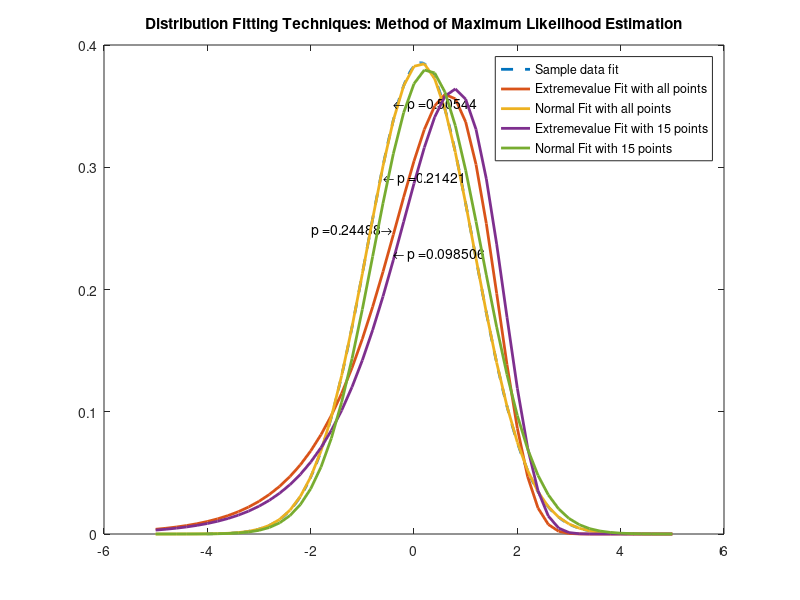
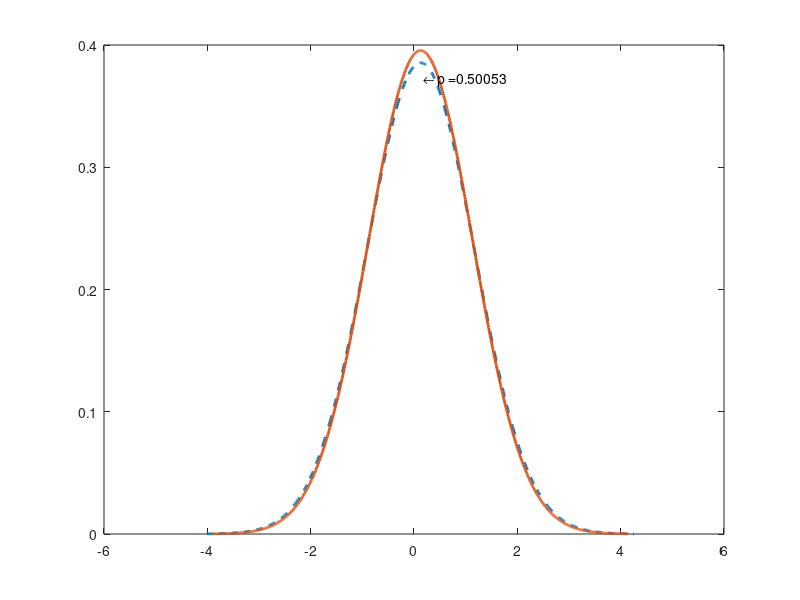

Recreate these plots in MATLAB, in order. (Note: this script raises an error after producing the figures.)
clear all
clc

%% Generating a randomn normal data set with mean 0 and STD 1

rng(5)
X = normrnd(0,1,20,1);
X_red = X(1:15,1);

data_mean = mean(X)
data_std = std(X)

figure(1)
mu_data = data_mean;
sigma_data = data_std;
x_data = mu_data-(4*sigma_data):0.01:mu_data+(4*sigma_data);
y_data = normpdf(x_data,mu_data,sigma_data);
plot(x_data,y_data,'--','LineWidth',2)
hold on

%% Method of Maximum Likelihood Estimation
%=========================================%

% Case 1: Considering the entire data set
%------------------------------------------%

% Case a: Assuming the data set to be Extremevalue distributed
MLE_Fit_1 = fitdist(X,'ExtremeValue')
[KStest_MLE_Fit_1,pval_MLE_Fit_1,ksstat_MLE_Fit_1,cv_MLE_Fit_1] = kstest(X,'CDF',MLE_Fit_1,'Alpha',0.01)
% [Ztest_MLE_Fit_1,pval_MLE_Fit_1,ci_MLE_Fit_1,zval_MLE_Fit_1] = ztest(X,...
%     MLE_Fit_1.mu, MLE_Fit_1.sigma, 'Tail', 'both', 'Alpha', 0.01)
x_values = -5:0.2:5;
y1 = pdf(MLE_Fit_1,x_values);
plot(x_values,y1,'LineWidth',2)
txt = ['p =' num2str(pval_MLE_Fit_1) '\rightarrow'];
text(-0.41,0.2481,txt,'HorizontalAlignment','right')
hold on

% Case b: Assuming the data set to be Gaussian distributed
MLE_Fit_2 = fitdist(X,'Normal')
[KStest_MLE_Fit_2,pval_MLE_Fit_2,ksstat_MLE_Fit_2,cv_MLE_Fit_2] = kstest(X,'CDF',MLE_Fit_2,'Alpha',0.01)
% [Ztest_MLE_Fit_2,pval_MLE_Fit_2,ci_MLE_Fit_2,zval_MLE_Fit_2] = ztest(X,...
%     MLE_Fit_2.mu, MLE_Fit_2.sigma, 'Tail', 'both', 'Alpha', 0.01)
y2 = pdf(MLE_Fit_2,x_values);
plot(x_values,y2,'LineWidth',2)
txt = ['\leftarrow p =' num2str(pval_MLE_Fit_2)];
text(-0.4,0.3511,txt)
hold on


% Case 2: Considering 15 points in the data set
%----------------------------------------------%

% Case a: Assuming the data set to be Extremevalue distributed
MLE_Fit_3 = fitdist(X_red,'ExtremeValue')
[KStest_MLE_Fit_3,pval_MLE_Fit_3,ksstat_MLE_Fit_3,cv_MLE_Fit_3] = kstest(X,'CDF',MLE_Fit_3,'Alpha',0.01)
% [Ztest_MLE_Fit_3,pval_MLE_Fit_3,ci_MLE_Fit_3,zval_MLE_Fit_3] = ztest(X,...
%     MLE_Fit_3.mu, MLE_Fit_3.sigma, 'Tail', 'both', 'Alpha', 0.01)
y3 = pdf(MLE_Fit_3,x_values);
plot(x_values,y3,'LineWidth',2)
txt = ['\leftarrow p =' num2str(pval_MLE_Fit_3)];
text(-0.4,0.2283,txt)
hold on

% Case b: Assuming the data set to be Gaussian distributed
MLE_Fit_4 = fitdist(X_red,'Normal')
[KStest_MLE_Fit_4,pval_MLE_Fit_4,ksstat_MLE_Fit_4,cv_MLE_Fit_4] = kstest(X,'CDF',MLE_Fit_4,'Alpha',0.01)
% [Ztest_MLE_Fit_4,pval_MLE_Fit_4,ci_MLE_Fit_4,zval_MLE_Fit_4] = ztest(X,...
%     MLE_Fit_4.mu, MLE_Fit_4.sigma, 'Tail', 'both', 'Alpha', 0.01)
y4 = pdf(MLE_Fit_4,x_values);
txt = ['\leftarrow p =' num2str(pval_MLE_Fit_4)];
text(-0.6,0.2906,txt)
plot(x_values,y4,'LineWidth',2)


title ('Distribution Fitting Techniques: Method of Maximum Likelihood Estimation')
legend ('Sample data fit','Extremevalue Fit with all points','Normal Fit with all points',...
    'Extremevalue Fit with 15 points','Normal Fit with 15 points')

%% Method of Moments
%==============================%

% Case 1: Assuming the data set follows a Gaussian distribution
% (considering all points)
%---------------------------------------------------------------%

figure(2)
mu_data = data_mean;
sigma_data = data_std;
x_data = mu_data-(4*sigma_data):0.01:mu_data+(4*sigma_data);
y_data = normpdf(x_data,mu_data,sigma_data);
plot(x_data,y_data,'--','LineWidth',2)
hold on

mean_MOM_Fit_1 = 0;
for loop = 1:20
    mean_MOM_Fit_1 = mean_MOM_Fit_1 + X(loop)/20;
end

var_MOM_Fit_1 = 0;
for loop = 1:20
    var_MOM_Fit_1 = var_MOM_Fit_1 + ((X(loop)- mean_MOM_Fit_1)^2)/20;
end

std_MOM_Fit_1 = sqrt(var_MOM_Fit_1);


mu_MOM_Fit_1 = mean_MOM_Fit_1;
sigma_MOM_Fit_1 = std_MOM_Fit_1;
% [Ztest_MOM_Fit_1,pval_MOM_Fit_1,ci_MOM_Fit_1,zval_MOM_Fit_1] = ztest(X,...
%     mean_MOM_Fit_1,std_MOM_Fit_1, 'Tail', 'both', 'Alpha', 0.01)
cdf_MOM_Fit_1 = [X,normcdf(X, mean_MOM_Fit_1, std_MOM_Fit_1)];
[KStest_MOM_Fit_1,pval_MOM_Fit_1,ksstat_MOM_Fit_1,cv_MOM_Fit_1] = kstest(X,'CDF',cdf_MOM_Fit_1,'Alpha',0.01)
x_MOM_Fit_1 = mu_MOM_Fit_1-(4*sigma_MOM_Fit_1):0.01:mu_MOM_Fit_1+(4*sigma_MOM_Fit_1);
y_MOM_Fit_1 = normpdf(x_MOM_Fit_1,mu_MOM_Fit_1,sigma_MOM_Fit_1);
plot(x_MOM_Fit_1,y_MOM_Fit_1,'LineWidth',2)
hold on
txt = ['\leftarrow p =' num2str(pval_MOM_Fit_1)];
text(0.1824,0.3718,txt)


% Case 2: Assuming the data set follows a Gaussian distribution
% (considering 15 points)
%---------------------------------------------------------------%
mean_MOM_Fit_2 = 0;
for loop = 1:15
    mean_MOM_Fit_2 = mean_MOM_Fit_2 + X_red(loop)/15;
end

var_MOM_Fit_2 = 0;
for loop = 1:15
    var_MOM_Fit_2 = var_MOM_Fit_2 + ((X_red(loop)- mean_MOM_Fit_2)^2)/15;
end

std_MOM_Fit_2 = sqrt(var_MOM_Fit_2);

mu_MOM_Fit_2 = mean_MOM_Fit_2;
sigma_MOM_Fit_2 = std_MOM_Fit_2;
% [Ztest_MOM_Fit_2,pval_MOM_Fit_2,ci_MOM_Fit_2,zval_MOM_Fit_2] = ztest(X,...
%     mean_MOM_Fit_2,std_MOM_Fit_2, 'Tail', 'both', 'Alpha', 0.01)
cdf_MOM_Fit_2 = [X_red,normcdf(X_red, mean_MOM_Fit_2, std_MOM_Fit_2)];
[KStest_MOM_Fit_2,pval_MOM_Fit_2,ksstat_MOM_Fit_2,cv_MOM_Fit_2] = kstest(X,'CDF',cdf_MOM_Fit_2,'Alpha',0.01)
x_MOM_Fit_2 = mu_MOM_Fit_2-(4*sigma_MOM_Fit_2):0.01:mu_MOM_Fit_2+(4*sigma_MOM_Fit_2);
y_MOM_Fit_2 = normpdf(x_MOM_Fit_2,mu_MOM_Fit_2,sigma_MOM_Fit_2);
plot(x_MOM_Fit_2,y_MOM_Fit_2,'LineWidth',2)
txt = ['\leftarrow p =' num2str(pval_MOM_Fit_2)];
text(-0.6743,0.2879,txt)


title ('Distribution Fitting Techniques: Method of Moments')
legend ('Sample data fit','Normal Fit considering all points', 'Normal Fit considering 15 points')


%% Method of L - Moments
%==============================%

% Case 1: Assuming the data set follows a Gaussian distribution
% (considering all points)
%---------------------------------------------------------------%

figure(3)
mu_data = data_mean;
sigma_data = data_std;
x_data = mu_data-(4*sigma_data):0.01:mu_data+(4*sigma_data);
y_data = normpdf(x_data,mu_data,sigma_data);
plot(x_data,y_data,'--','LineWidth',2)
hold on

mean_LMO_Fit_1 = data_mean;
std_LMO_Fit_1 = data_std/sqrt(pi);
mu_LMO_Fit_1 = mean_LMO_Fit_1;
sigma_LMO_Fit_1 = std_LMO_Fit_1;
cdf_LMO_Fit_1 = [X,normcdf(X, mean_LMO_Fit_1, std_LMO_Fit_1)];
[KStest_LMO_Fit_1,pval_LMO_Fit_1,ksstat_LMO_Fit_1,cv_LMO_Fit_1] = kstest(X,'CDF',cdf_LMO_Fit_1,'Alpha',0.01)
% [Ztest_LMO_Fit_1,pval_LMO_Fit_1,ci_LMO_Fit_1,zval_LMO_Fit_1] = ztest(X,...
%     mean_LMO_Fit_1,std_LMO_Fit_1, 'Tail', 'both', 'Alpha', 0.01)
x_LMO_Fit_1 = mu_LMO_Fit_1-(4*sigma_LMO_Fit_1):0.01:mu_LMO_Fit_1+(4*sigma_LMO_Fit_1);
y_LMO_Fit_1 = normpdf(x_LMO_Fit_1,mu_LMO_Fit_1,sigma_LMO_Fit_1);
plot(x_LMO_Fit_1,y_LMO_Fit_1,'LineWidth',2)
txt = ['\leftarrow p =' num2str(pval_LMO_Fit_1)];
text(0.1587,0.6218,txt)
hold on

% Case 2: Assuming the data set follows a Gaussian distribution
% (considering 15 points)
%---------------------------------------------------------------%
mean_LMO_Fit_2 = mean(X_red);
std_LMO_Fit_2 = std(X_red)/sqrt(pi);
mu_LMO_Fit_2 = mean_LMO_Fit_2;
sigma_LMO_Fit_2 = std_LMO_Fit_2;
cdf_LMO_Fit_2 = [X_red,normcdf(X_red, mean_LMO_Fit_2, std_LMO_Fit_2)];
[KStest_LMO_Fit_2,pval_LMO_Fit_2,ksstat_LMO_Fit_2,cv_LMO_Fit_2] = kstest(X,'CDF',cdf_LMO_Fit_2,'Alpha',0.01)
% [Ztest_LMO_Fit_2,pval_LMO_Fit_2,ci_LMO_Fit_2,zval_LMO_Fit_2] = ztest(X,...
%     mean_LMO_Fit_2,std_LMO_Fit_2, 'Tail', 'both', 'Alpha', 0.01)
x_LMO_Fit_2 = mu_LMO_Fit_2-(4*sigma_LMO_Fit_2):0.01:mu_LMO_Fit_2+(4*sigma_LMO_Fit_2);
y_LMO_Fit_2 = normpdf(x_LMO_Fit_2,mu_LMO_Fit_2,sigma_LMO_Fit_2);
plot(x_LMO_Fit_2,y_LMO_Fit_2,'LineWidth',2)
txt = ['\leftarrow p =' num2str(pval_LMO_Fit_2)];
text(-0.474,0.4569,txt)

title ('Distribution Fitting Techniques: Method of L - Moments')
legend ('Sample data fit','Normal Fit considering all points', 'Normal Fit considering 15 points')

%% Method of Maximum Spacing Estimation
%======================================%

% Case 1: Assuming the data set follows a Gaussian distribution
% (considering all points)
%---------------------------------------------------------------%

figure(4)
mu_data = data_mean;
sigma_data = data_std;
x_data = mu_data-(4*sigma_data):0.01:mu_data+(4*sigma_data);
y_data = normpdf(x_data,mu_data,sigma_data);
plot(x_data,y_data,'--','LineWidth',2)
hold on

% cdf_fun =  @(stat_var) (-1/16)*(erf((X(1) - stat_var(1))/(sqrt(2)*stat_var(2))) - erf((X(2) - stat_var(1))/(sqrt(2)*stat_var(2)))).*...
%     (erf((X(2) - stat_var(1))/(sqrt(2)*stat_var(2))) - erf((X(3) - stat_var(1))/(sqrt(2)*stat_var(2)))).*...
%     (erf((X(3) - stat_var(1))/(sqrt(2)*stat_var(2))) - erf((X(4) - stat_var(1))/(sqrt(2)*stat_var(2)))).*...
%     (erf((X(4) - stat_var(1))/(sqrt(2)*stat_var(2))) - erf((X(5) - stat_var(1))/(sqrt(2)*stat_var(2))));

X_sort = sort(X);
cdf_fun = @(stat_var) stat_var(1)*stat_var(2)/(stat_var(1)*stat_var(2));
for loop = 1:19
    cdf_fun = @(stat_var)cdf_fun(stat_var).*(-1/2)*(erf((X(loop) - stat_var(1))/(sqrt(2)*stat_var(2))) - erf((X(loop+1) - stat_var(1))/(sqrt(2)*stat_var(2))));
end
int = [5,5];
stat_var = fminsearch (cdf_fun, int)

mean_MSE_Fit_1 = - stat_var(1);
std_MSE_Fit_1 = - stat_var(2);
mu_MSE_Fit_1 = mean_MSE_Fit_1;
sigma_MSE_Fit_1 = std_MSE_Fit_1;
cdf_MSE_Fit_1 = [X,normcdf(X, mean_MSE_Fit_1, std_MSE_Fit_1)];
[KStest_MSE_Fit_1,pval_MSE_Fit_1,ksstat_MSE_Fit_1,cv_MSE_Fit_1] = kstest(X,'CDF',cdf_MSE_Fit_1,'Alpha',0.01)
x_MSE_Fit_1 = mu_MSE_Fit_1-(4*sigma_MSE_Fit_1):0.01:mu_MSE_Fit_1+(4*sigma_MSE_Fit_1);
y_MSE_Fit_1 = normpdf(x_MSE_Fit_1,mu_MSE_Fit_1,sigma_MSE_Fit_1);
plot(x_MSE_Fit_1,y_MSE_Fit_1,'LineWidth',2)
txt = ['\leftarrow p =' num2str(pval_MSE_Fit_1)];
text(0.5136,0.5502,txt)


title ('Distribution Fitting Techniques: Method of Maximum Spacing Estimation')
legend ('Sample data fit','Normal Fit considering all points')

%% Histogram
%============%

% Case 1: Considering all the points
%-------------------------------------%

figure(5)
mu_data = data_mean;
sigma_data = data_std;
x_data = mu_data-(4*sigma_data):0.01:mu_data+(4*sigma_data);
y_data = normpdf(x_data,mu_data,sigma_data);
plot(x_data,y_data,'--','LineWidth',2) 
hold on

Hist_Fit_1 = histogram(X,'Normalization','pdf');
Hist_Fit_1(1).FaceColor = [.8 .8 1];
bin_count = histcounts(X);
sum = 0;
for loop = 1:Hist_Fit_1.NumBins
    sum = sum + (Hist_Fit_1.BinEdges(loop) + 0.1*bin_count(loop));
end
mean_Hist_Fit_1 = sum / length(X);

var_Hist_Fit_1 = 0;
for loop = 1:Hist_Fit_1.NumBins
    var_Hist_Fit_1 = var_Hist_Fit_1 + ...
        (1/length(X))*(bin_count(loop)*((Hist_Fit_1.BinEdges(loop) - mean_Hist_Fit_1)^2));
end
std_Hist_Fit_1 = sqrt(var_Hist_Fit_1);

mu_Hist_Fit_1 = mean_Hist_Fit_1;
sigma_Hist_Fit_1 = std_Hist_Fit_1;
cdf_Hist_Fit_1 = [X,normcdf(X, mean_Hist_Fit_1, std_Hist_Fit_1)];
[KStest_Hist_Fit_1,pval_Hist_Fit_1,ksstat_Hist_Fit_1,cv_Hist_Fit_1] = kstest(X,'CDF',cdf_Hist_Fit_1,'Alpha',0.01)
x_Hist_Fit_1 = mu_Hist_Fit_1-(4*sigma_Hist_Fit_1):0.01:mu_Hist_Fit_1+(4*sigma_Hist_Fit_1);
y_Hist_Fit_1 = normpdf(x_Hist_Fit_1,mu_Hist_Fit_1,sigma_Hist_Fit_1);
plot(x_Hist_Fit_1,y_Hist_Fit_1,'LineWidth',2)
txt = ['\leftarrow p =' num2str(pval_Hist_Fit_1)];
text(1.198, 0.2169,txt)
hold on


% Case 2: Considering 15 points
%--------------------------------%

Hist_Fit_2 = histogram(X_red,'Normalization','pdf');
Hist_Fit_2(1).FaceColor = [.2 .2 .2];
bin_count = histcounts(X_red);
sum = 0;
for loop = 1:Hist_Fit_2.NumBins
    sum = sum + (Hist_Fit_2.BinEdges(loop) + 0.1*bin_count(loop));
end
mean_Hist_Fit_2 = sum / length(X_red);

var_Hist_Fit_2 = 0;
for loop = 1:Hist_Fit_2.NumBins
    var_Hist_Fit_2 = var_Hist_Fit_2 + ...
        (1/length(X_red))*(bin_count(loop)*((Hist_Fit_2.BinEdges(loop) - mean_Hist_Fit_2)^2));
end
std_Hist_Fit_2 = sqrt(var_Hist_Fit_2);

mu_Hist_Fit_2 = mean_Hist_Fit_2;
sigma_Hist_Fit_2 = std_Hist_Fit_2;
cdf_Hist_Fit_2 = [X_red,normcdf(X_red, mean_Hist_Fit_2, std_Hist_Fit_2)];
[KStest_Hist_Fit_2,pval_Hist_Fit_2,ksstat_Hist_Fit_2,cv_Hist_Fit_2] = kstest(X,'CDF',cdf_Hist_Fit_2,'Alpha',0.01)
x_Hist_Fit_2 = mu_Hist_Fit_2-(4*sigma_Hist_Fit_2):0.01:mu_Hist_Fit_2+(4*sigma_Hist_Fit_2);
y_Hist_Fit_2 = normpdf(x_Hist_Fit_2,mu_Hist_Fit_2,sigma_Hist_Fit_2);
plot(x_Hist_Fit_2,y_Hist_Fit_2,'LineWidth',2)
txt = ['\leftarrow p =' num2str(pval_Hist_Fit_2)];
text(2.364,0.09224,txt)

title ('Distribution Fitting Techniques: Histogram')
legend ('Sample data fit','Histogram of Fit containing all the points', 'Fit considering all points',...
    'Histogram of Fit containing 15 points', 'Fit considering 15 points')


% Case 3: Considering all the points and bins calculated using Doane's formula 
%-----------------------------------------------------------------------------%

figure(6)
mu_data = data_mean;
sigma_data = data_std;
x_data = mu_data-(4*sigma_data):0.01:mu_data+(4*sigma_data);
y_data = normpdf(x_data,mu_data,sigma_data);
plot(x_data,y_data,'--','LineWidth',2) 
hold on

nbins = 8;
Hist_Fit_3 = histogram(X,nbins,'Normalization','pdf');
Hist_Fit_3(1).FaceColor = [.8 .8 1];
bin_count = histcounts(X,8);
sum = 0;
for loop = 1:Hist_Fit_3.NumBins
    sum = sum + (Hist_Fit_3.BinEdges(loop) + 0.1*bin_count(loop));
end
mean_Hist_Fit_3 = sum / length(X);

var_Hist_Fit_3 = 0;
for loop = 1:Hist_Fit_3.NumBins
    var_Hist_Fit_3 = var_Hist_Fit_3 + ...
        (1/length(X))*(bin_count(loop)*((Hist_Fit_3.BinEdges(loop) - mean_Hist_Fit_1)^2));
end
std_Hist_Fit_3 = sqrt(var_Hist_Fit_3);

mu_Hist_Fit_3 = mean_Hist_Fit_3;
sigma_Hist_Fit_3 = std_Hist_Fit_3;
cdf_Hist_Fit_3 = [X,normcdf(X, mean_Hist_Fit_3, std_Hist_Fit_3)];
[KStest_Hist_Fit_3,pval_Hist_Fit_3,ksstat_Hist_Fit_3,cv_Hist_Fit_3] = kstest(X,'CDF',cdf_Hist_Fit_3,'Alpha',0.01)
x_Hist_Fit_3 = mu_Hist_Fit_3-(4*sigma_Hist_Fit_3):0.01:mu_Hist_Fit_3+(4*sigma_Hist_Fit_3);
y_Hist_Fit_3 = normpdf(x_Hist_Fit_3,mu_Hist_Fit_3,sigma_Hist_Fit_3);
plot(x_Hist_Fit_3,y_Hist_Fit_3,'LineWidth',2)
txt = ['\leftarrow p =' num2str(pval_Hist_Fit_3)];
text(0.7759,0.3047,1,txt)
hold on


% Case 4: Considering 15 points and bins calculated using Doane's formula
%------------------------------------------------------------------------%

nbins = 7;
Hist_Fit_4 = histogram(X_red,nbins,'Normalization','pdf');
Hist_Fit_4(1).FaceColor = [.2 .2 .2];
bin_count = histcounts(X_red,7);
sum = 0;
for loop = 1:Hist_Fit_4.NumBins
    sum = sum + (Hist_Fit_4.BinEdges(loop) + 0.1*bin_count(loop));
end
mean_Hist_Fit_4 = sum / length(X_red);

var_Hist_Fit_4 = 0;
for loop = 1:Hist_Fit_4.NumBins
    var_Hist_Fit_4 = var_Hist_Fit_4 + ...
        (1/length(X_red))*(bin_count(loop)*((Hist_Fit_4.BinEdges(loop) - mean_Hist_Fit_4)^2));
end
std_Hist_Fit_4 = sqrt(var_Hist_Fit_4);

mu_Hist_Fit_4 = mean_Hist_Fit_4;
sigma_Hist_Fit_4 = std_Hist_Fit_4;
cdf_Hist_Fit_4 = [X_red,normcdf(X_red, mean_Hist_Fit_4, std_Hist_Fit_4)];
[KStest_Hist_Fit_4,pval_Hist_Fit_4,ksstat_Hist_Fit_4,cv_Hist_Fit_4] = kstest(X,'CDF',cdf_Hist_Fit_4,'Alpha',0.01)
x_Hist_Fit_4 = mu_Hist_Fit_4-(4*sigma_Hist_Fit_4):0.01:mu_Hist_Fit_2+(4*sigma_Hist_Fit_4);
y_Hist_Fit_4 = normpdf(x_Hist_Fit_4,mu_Hist_Fit_4,sigma_Hist_Fit_4);
plot(x_Hist_Fit_4,y_Hist_Fit_4,'LineWidth',2)
txt = ['\leftarrow p =' num2str(pval_Hist_Fit_4)];
text(1.972,0.1251,txt)

title ('Distribution Fitting Techniques: Histogram using Doane bins')
legend ('Sample data fit','Histogram of Fit containing all the points', 'Fit considering all points',...
    'Histogram of Fit containing 15 points', 'Fit considering 15 points')



%% Kernel Density Estimate
%==========================%

% Case 1: Considering all the points
%-------------------------------------%

figure(7)
mu_data = data_mean;
sigma_data = data_std;
x_data = mu_data-(4*sigma_data):0.01:mu_data+(4*sigma_data);
y_data = normpdf(x_data,mu_data,sigma_data);
plot(x_data,y_data,'--','LineWidth',2) 
hold on

KDE_Fit_1 = fitdist(X,'kernel','Bandwidth',0.63);
[KStest_KDE_Fit_1,pval_KDE_Fit_1,ksstat_KDE_Fit_1,cv_KDE_Fit_1] = kstest(X,'CDF',KDE_Fit_1,'Alpha',0.01)
y2 = pdf(KDE_Fit_1,x_values);
plot(x_values,y2,'LineWidth',2)
txt = ['\leftarrow p =' num2str(pval_KDE_Fit_1)];
text(-1.6, 0.1722 ,txt)
hold on

% Case 2: Considering 15 points
%-------------------------------------%

KDE_Fit_2 = fitdist(X_red,'kernel','Bandwidth',0.75);
[KStest_KDE_Fit_2,pval_KDE_Fit_2,ksstat_KDE_Fit_2,cv_KDE_Fit_2] = kstest(X,'CDF',KDE_Fit_2,'Alpha',0.01)
y2 = pdf(KDE_Fit_2,x_values);
plot(x_values,y2,'LineWidth',2)
txt = ['\leftarrow p =' num2str(pval_KDE_Fit_2)];
text(-0.8, 0.2541 ,txt)
title ('Distribution Fitting Techniques: Kernel Density Estimation')
legend ('Sample data fit','Fit considering all points','Fit considering 15 points')

%% Probability plots 

% Case 1: Assuming the data comes from a Extremevalue Distribution
% considering all points

figure(8)
% suptitle ('Probabilty Plots')

subplot(2,3,1)
Probplot_Fit_1 = probplot ('extreme value',X);
Probplot_Fit_1(1).Color = 'r';
Probplot_Fit_1(1).Marker = '*';
title('EV Distribution')

% Case 2: Assuming the data comes from a Normal distribution
% considering all points

subplot(2,3,2)
Probplot_Fit_2 = probplot ('normal',X);
Probplot_Fit_2(1).Color = 'r';
Probplot_Fit_2(1).Marker = '*';
title('Normal Distribution')

% Case 2: Assuming the data comes from a Half Normal distribution
% considering all points

subplot(2,3,3)
Probplot_Fit_3 = probplot ('half normal',X);
Probplot_Fit_3(1).Color = 'r';
Probplot_Fit_3(1).Marker = '*';
title('Half Normal Distribution')

% Case 4: Assuming the data comes from a Extremevalue Distribution
% considering 15 points

subplot(2,3,4)
Probplot_Fit_4 = probplot ('extreme value',X_red);
Probplot_Fit_4(1).Color = 'r';
Probplot_Fit_4(1).Marker = '*';
title('EV Distribution (15 pts)')

% Case 2: Assuming the data comes from a Normal distribution
% considering 15 points

subplot(2,3,5)
Probplot_Fit_5 = probplot ('normal',X_red);
Probplot_Fit_5(1).Color = 'r';
Probplot_Fit_5(1).Marker = '*';
title('Normal Distribution (15 pts)')

% Case 2: Assuming the data comes from a Half Normal distribution
% considering 15 points

subplot(2,3,6)
Probplot_Fit_6 = probplot ('half normal',X_red);
Probplot_Fit_6(1).Color = 'r';
Probplot_Fit_6(1).Marker = '*';
title('HalfNormal Distribution (15 pts)')